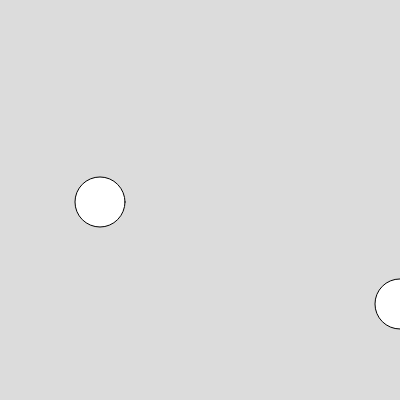
Frame 1 (no input)
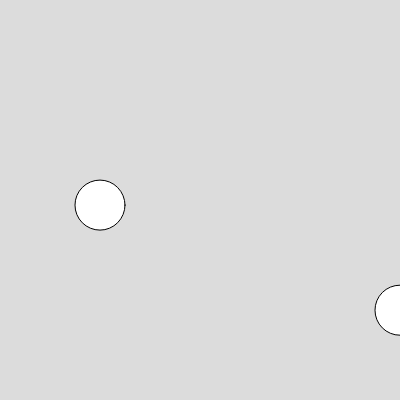
Frame 60 (no input)
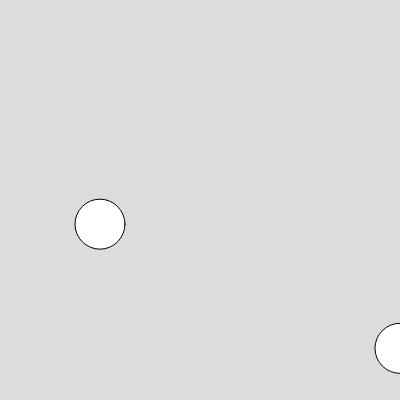
Frame 120 (the mouse pressed at the canvas centre since frame 60)

The p5.js sketch that drew these frames (run headless with seeded random() and noise() and a simulated clock; from frame 60 on, the mouse is pressed at the canvas centre):

// p5.js sketch
// ── sketch.js
let myBall;
let myBall2;

function setup() {
  createCanvas(400, 400);
  myBall = new Ball(100, 200); //<-------
  myBall2 = new Ball(300, 100);
}

function draw() {
  background(220);
  myBall.move();
  myBall.display();

  myBall2.move();
  myBall2.display();
}

class Ball {
  constructor(startX, startY) {
    this.x = startX;
    this.y = startY;
    this.dia = 50;
  }
  move() {
    this.y += sin(frameCount * 0.2) * 10;
  }
  display() {
    translate(this.x, this.y)
    circle(0, 0, this.dia);
  }
}
